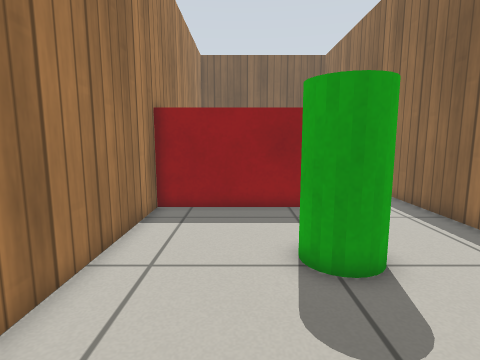
View 1 (above)

14 first-person views from a walk through a robot-simulator world made for Gazebo. The camera is 0.69 m above the floor, tilts 8° down and sees 80° across. The floor is counted in squares, 0.25 m on a side. Each view is taken from the middle of a square. On the plan, view 1 faces up. The plan holds only what a view shows up to about 19 squares ahead; the rest is blank. Simple patterns stand in for the simulator's built-in surfaces.

View 2
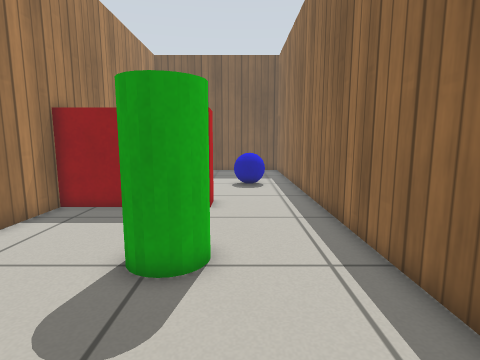

View 3
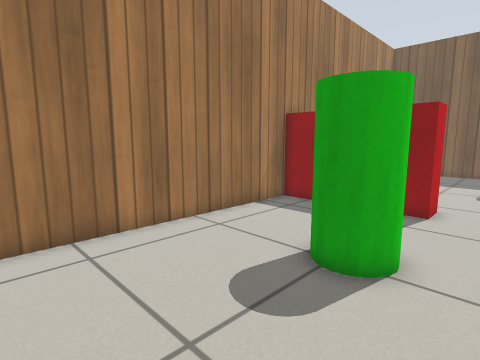

View 4
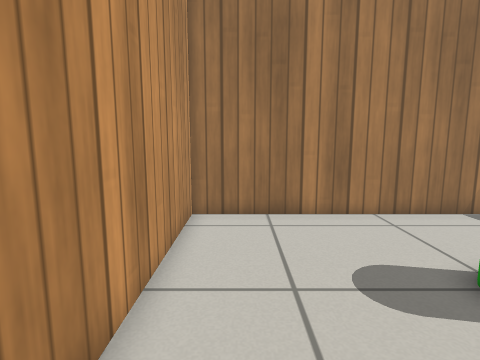

View 5
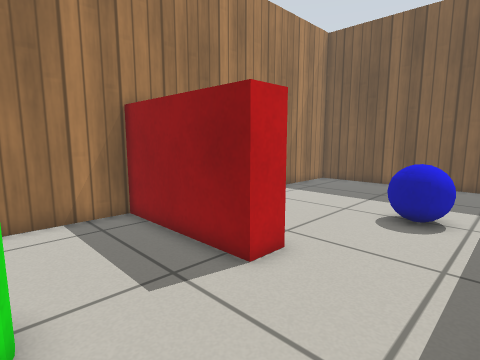

View 6
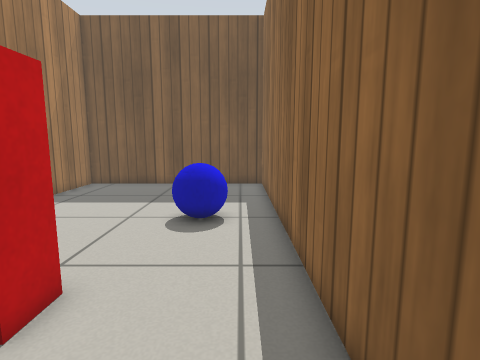

View 7
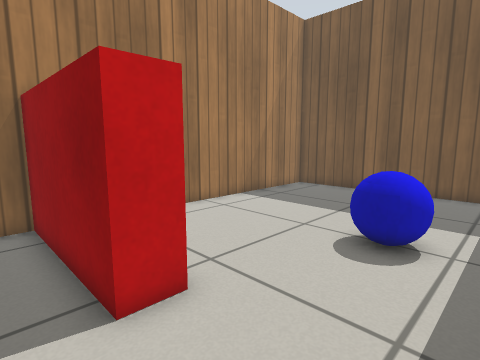

View 8
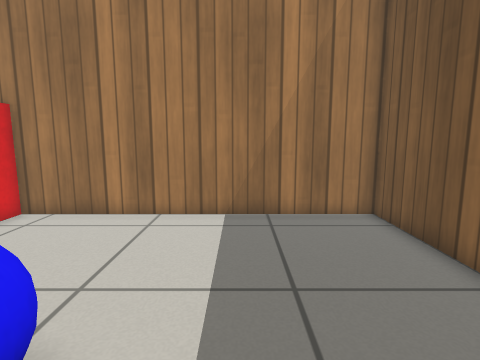

View 9
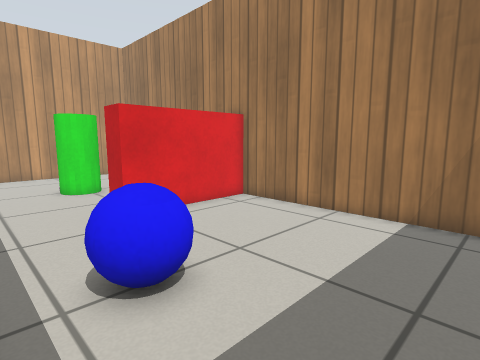

View 10
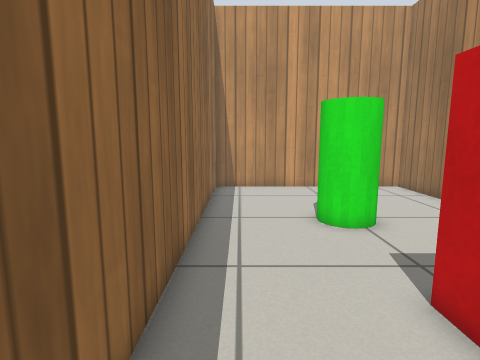

View 11
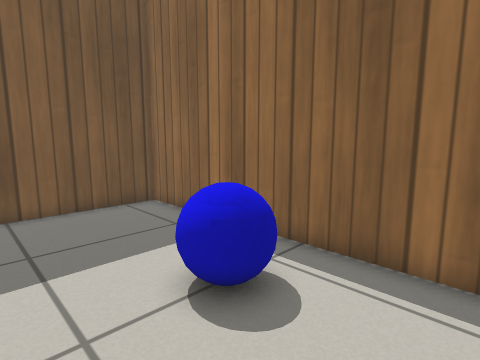

View 12
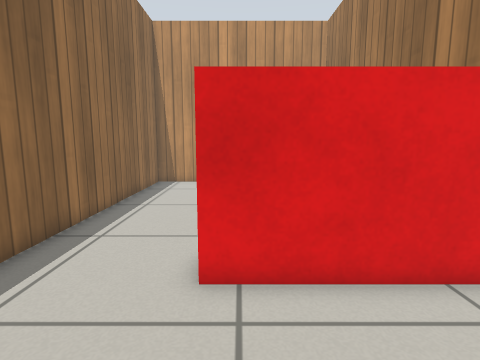

View 13
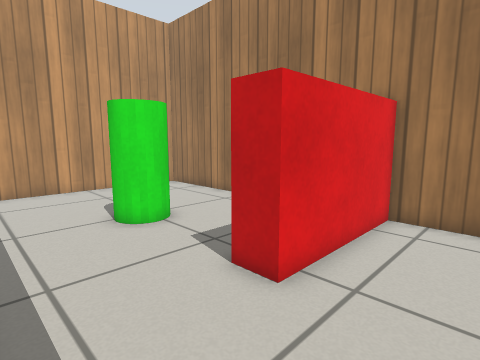

View 14
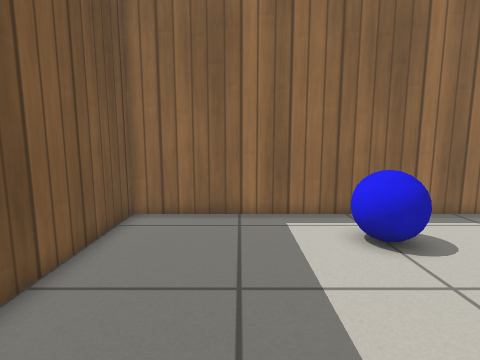

### Floor plan
Key: @ floor where view 1 was taken; # wall or solid block; . floor; B red box; C green cylinder; L blue ball.
Columns run from 4 left of view 1 to 8 right of it. Each row starts with its distance up from view 1.
 26 #############
 25 #...........#
 24 #...........#
 23 #...........#
 22 #...........#
 21 #...........#
 20 #...........#
 19 #.......LL..#
 18 #.......LL..#
 17 #.......LL..#
 16 #...........#
 15 #...........#
 14 #...........#
 13 #BBBBBB.....#
 12 #BBBBBBB....#
 11 #...........#
 10 #...........#
  9 #...........#
  8 #...........#
  7 #.....CC....#
  6 #.....CC....#
  5 #...........#
  4 #...........#
  3 #...........#
  2 #...........#
  1 #...........#
  0 #...@.......#
 -1 #############

Where each view was taken, in squares from view 1:
view 1: 0 up, 0 right, facing up
view 2: 0 up, 4 right, facing up
view 3: 0 up, 5 right, facing up-left
view 4: 1 up, 7 right, facing left
view 5: 7 up, 7 right, facing up-left
view 6: 8 up, 6 right, facing up
view 7: 10 up, 7 right, facing up-left
view 8: 21 up, 7 right, facing left
view 9: 23 up, 7 right, facing down-left
view 10: 16 up, 6 right, facing down
view 11: 14 up, 1 right, facing up-right
view 12: 18 up, 2 right, facing down
view 13: 16 up, 7 right, facing down-left
view 14: 22 up, 3 left, facing right
